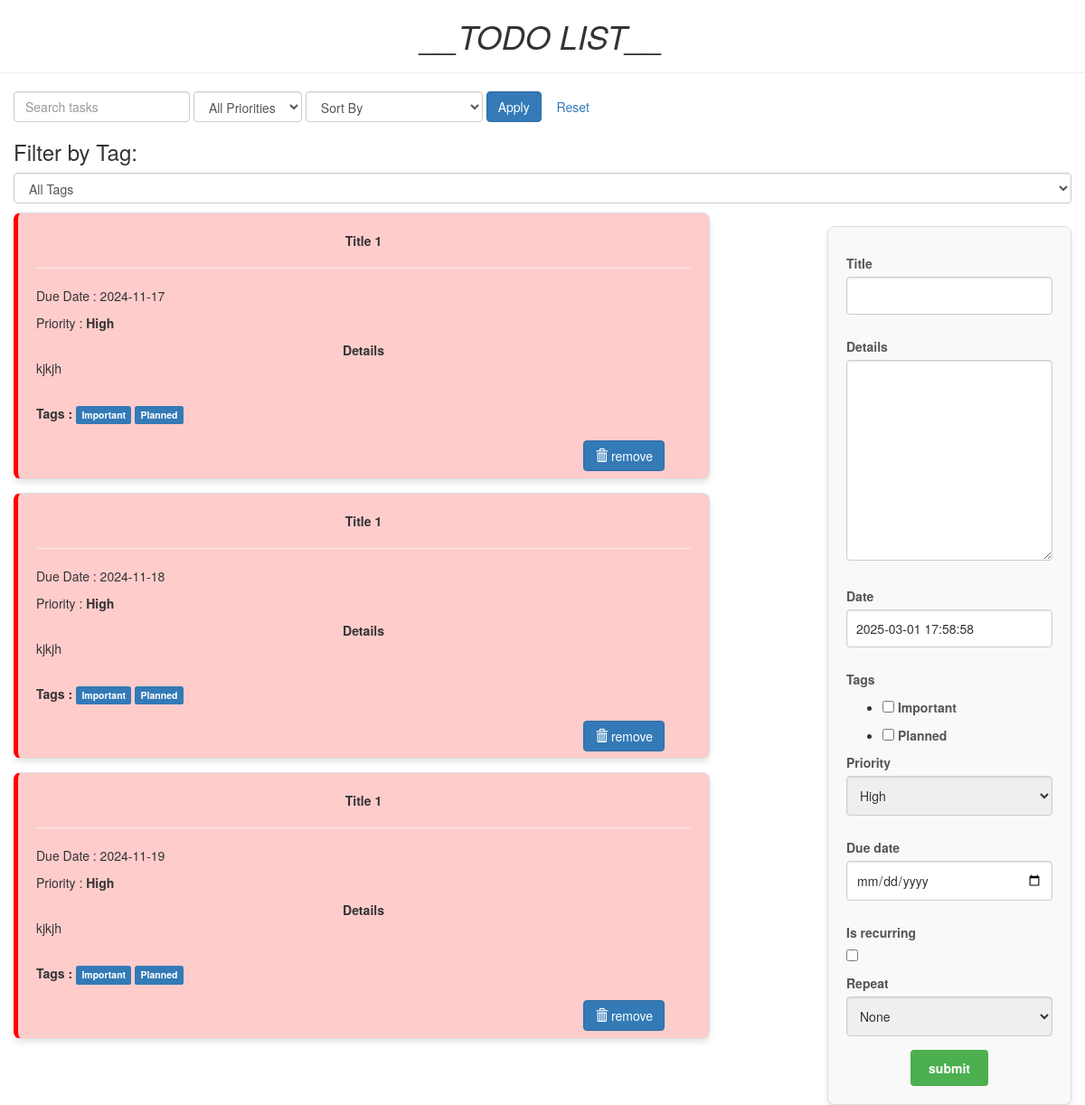
The app's page /, older data.
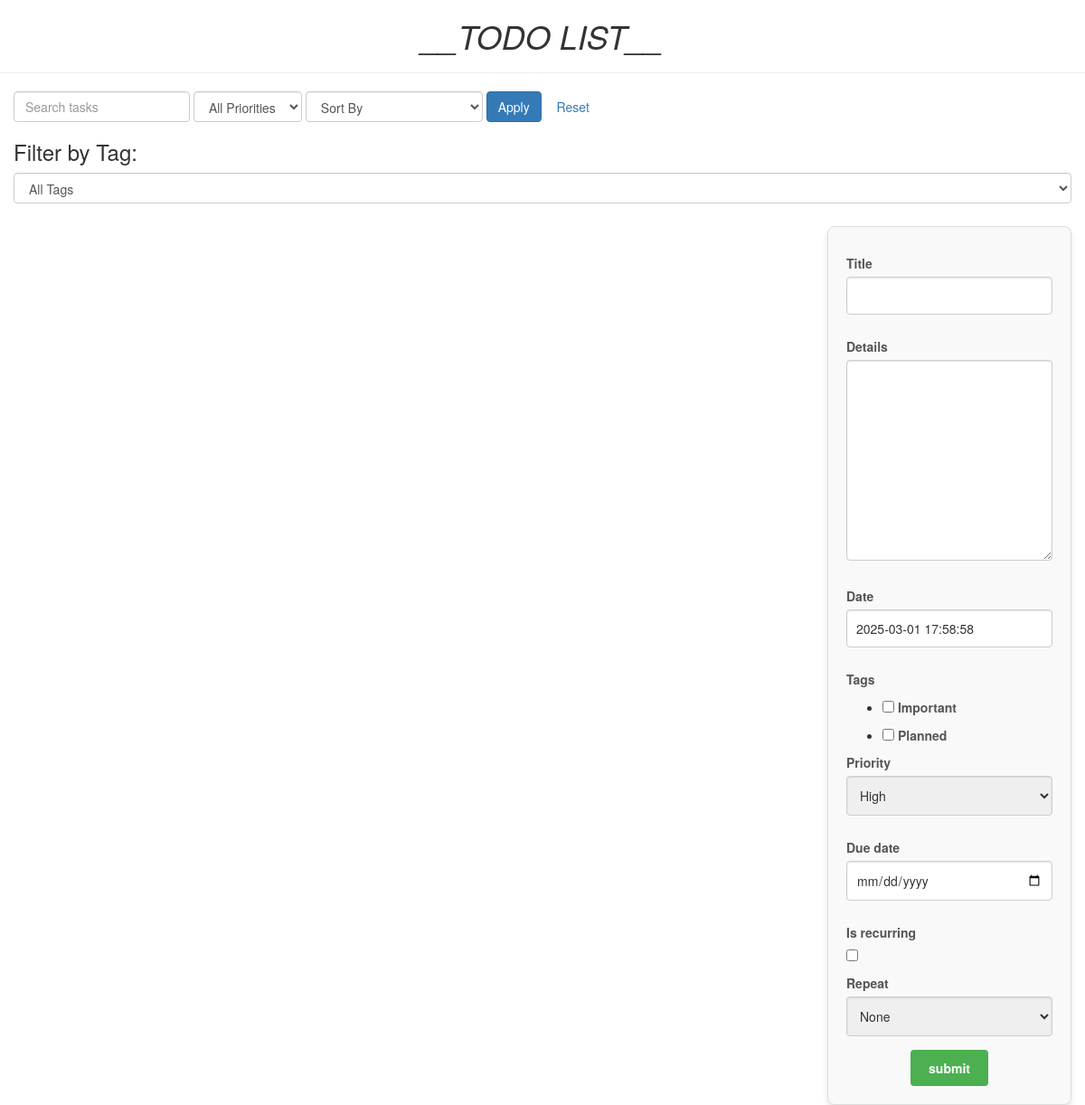
The same page, newer data.
### todo/models.py (models this page shows, shortened)
class Todo(models.Model):
    PRIORITY_CHOICES = [
        (3, 'High'),
        (2, 'Medium'),
        (1, 'Low')
    ]
    RECURRENCE_INTERVAL_CHOICES = [("daily","Daily"), ("weekly", "Weekly"), ("monthly", "Monthly")]
    title = models.CharField(max_length=100)
    details = models.TextField(blank=True, null=True)
    date = models.DateTimeField(default=timezone.now)
    tags = models.ManyToManyField(Tag, related_name='todos', blank=True)
    priority = models.IntegerField(choices=PRIORITY_CHOICES, default=2)
    due_date = models.DateField(null=True, blank=True) # Optional due date
    is_recurring = models.BooleanField(default=False)
    recurrence_interval = models.CharField(
        max_length=20,
        choices=RECURRENCE_INTERVAL_CHOICES,
        blank=True,
        null=True
    )
    class Meta:
        unique_together = ('title', 'details', 'due_date', 'priority')
    def is_overdue(self):
        today = datetime.today().date() # Get today's date as datetime.date
        return self.due_date and self.due_date <= today

class Tag(models.Model):
    name = models.CharField(max_length=50, unique=True)
    def __str__(self):
        return self.name

### todo/views.py (the view)
# urls.py: path('', views.index, name='todo'),
def index(request):
    selected_tag = request.GET.get('tag', None)
    search_query = request.GET.get("search", "")
    priority_filter = request.GET.get("priority", "")
    sort_option = request.GET.get("sort", "")
    item_list = Todo.objects.all()
    if selected_tag:
        item_list = Todo.objects.filter(tags__name=selected_tag).order_by('-priority', 'due_date', '-date')
    if search_query:
        item_list = item_list.filter(Q(title__icontains=search_query) | Q(details__icontains=search_query))
    if priority_filter:
        item_list = item_list.filter(priority=priority_filter)
    sort_fields = {
        "title": "title",
        "-title": "-title",
        "due_date": "due_date",
        "-due_date": "-due_date",
        "priority": "priority",
        "-priority": "-priority",
    }
    if sort_option in sort_fields:
        item_list = item_list.order_by(sort_fields[sort_option])
    else:
        item_list = item_list.order_by('-priority', 'due_date', '-date')
    if request.method == "POST":
        form = TodoForm(request.POST)
        if form.is_valid():
            task = form.save()
            is_recurring = task.is_recurring
            recurrence_interval = task.recurrence_interval
            if is_recurring and request.POST['due_date']:
                start_date = datetime.now().date()
                task.save()
                create_recurring_tasks(task, start_date, recurrence_interval)
            else:
                task.save()
            return redirect('todo')
    else:
        form = TodoForm()
    tags = Tag.objects.all()
    page = {
        "form" : form,
        "list" : item_list,
        "tags" : tags,
        "title" : "TODO LIST"
    }
    return render(request, 'todo/index.html', page)

### todo/forms.py (shortened to what this page needs)
class TodoForm(forms.ModelForm):
    def __init__(self, *args, **kwargs):
        super().__init__(*args, **kwargs)
        self.fields['tags'].queryset = Tag.objects.exclude(name="Completed")
    tags = forms.ModelMultipleChoiceField(
        queryset=Tag.objects.all(),
        widget = forms.CheckboxSelectMultiple,
        required = False
    )
    details = forms.CharField(
        widget=forms.Textarea(),
        required = False
    )
    priority = forms.ChoiceField(
        choices=Todo.PRIORITY_CHOICES,
        widget=forms.Select,
        required=True
    )
    due_date = forms.DateField(
        widget=DateInput(attrs={
            'type':'date'
        }),
        required=False
    )
    recurrence_interval = forms.ChoiceField(
        choices=[("", "None"), ("daily","Daily"), ("weekly", "Weekly"), ("monthly", "Monthly")],
        required=False,
        label="Repeat",
        help_text="Choose a recurrence frequency. Weekly tasks need a due date > 7 days, monthly > 30 days."
    )
    class Meta:
        model = Todo
        fields = "__all__"

### todo/templates/todo/index.html (shortened to what this page needs)
<!DOCTYPE html>
<html lang="en" dir="ltr">
    <head>
        <link rel="stylesheet" href="https://maxcdn.bootstrapcdn.com/bootstrap/3.3.7/css/bootstrap.min.css">
    </head>
    <body class="container-fluid">
        <center class="row">
            <h1><i>__TODO LIST__</i></h1>
            <hr />
        </center>
        <form method="GET" action="{% url 'todo' %}" class="form-inline mb-3">
            <input type="text" name="search" placeholder="Search tasks" class="form-control mr-2" value="{{ request.GET.search }}">
            <select name="priority" class="form-control mr-2">
                <option value="">All Priorities</option>
            </select>
            <select name="sort" class="form-control mr-2">
                <option value="">Sort By</option>
            </select>
            <button type="submit" class="btn btn-primary">Apply</button>
            <a href="{% url 'todo' %}" class="btn btn-secondary">Reset</a>
        </form>
        <div class="row">
            <div class="col-md-12">
                <h3>Filter by Tag:</h3>
                <form method="GET" action="">
                    <select name="tag" onchange="this.form.submit()" class="form-control">
                        <option value="">All Tags</option>
                    </select>
                </form>
            </div>
        </div>
        <div class="row" style="padding-top: 10px;">
            <div class="col-md-8">
            {% for i in list %}
                <div class="card
                {% if i.priority == 3 %} priority-high
                {% elif i.priority == 2 %} priority-medium
                {% else %} priority-medium
                {% endif %}
                {% if i.is_overdue %} overdue
                {% elif i.is_due_soon %} due-soon
                {% endif %}
                ">
                    <center><b>{{i.title}}</b></center>
                    <hr/>
                    <p>Due Date : {{ i.due_date|date:"Y-m-d"}}</p>
                    <p>Priority : <b>{{i.get_priority_display}}</b></p>
                    <center><b>Details</b></center>
                    {{i.details|safe}}
                    <br />
                    <b>Tags : </b>
                    {% for tag in i.tags.all %}
                        <span class="label label-primary">{{ tag.name }}</span>
                        {% empty %}
                        <span>No Tags</span>
                    {% endfor %}
                    <br />
                    <br />
                    <form action="/del/{{i.id}}" method="POST" style=" padding-right: 4%; padding-bottom: 3%;">
                        <button value="remove" type="submit" class="btn btn-primary" style="float: right;"><span class="glyphicon glyphicon-trash"></span>  remove</button>
                    </form>
                </div>
            {% endfor%}
            </div>
            <div class="col-md-1"> </div>
            <div class="col-md-3" >
                <div class="submit_form">
                    <form method="POST">
                        {% for field in form %}
                            <div class="mb-3">
                                <label class="form-label">{{ field.label }}</label>
                                {{ field }}
                            </div>
                        {% endfor %}
                        <center>
                            <input type="submit" class="btn btn-primary" value="submit" />
                        </center>
                    </form>
                </div>
            </div>
        </div>
    </body>
</html>

Row changes from the older to the newer data that the page shows:
removed Todo: title "Title 1", due_date "2024-11-17", priority "High", details "kjkjh"
no longer on this page (row unchanged): Tag: name "Important"
no longer on this page (row unchanged): Tag: name "Planned"
removed Todo: title "Title 1", due_date "2024-11-18", priority "High", details "kjkjh"
removed Todo: title "Title 1", due_date "2024-11-19", priority "High", details "kjkjh"
